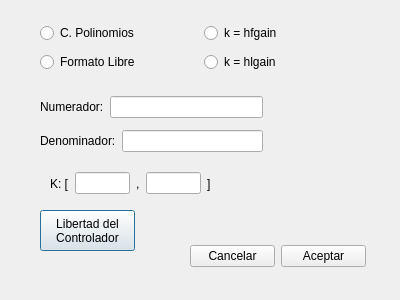
<?xml version="1.0" encoding="UTF-8"?>
<ui version="4.0">
 <class>introducirEContr</class>
 <widget class="QDialog" name="introducirEContr">
  <property name="geometry">
   <rect>
    <x>0</x>
    <y>0</y>
    <width>400</width>
    <height>300</height>
   </rect>
  </property>
  <property name="windowTitle">
   <string>Dialog</string>
  </property>
  <widget class="QStackedWidget" name="imagenes">
   <property name="geometry">
    <rect>
     <x>240</x>
     <y>150</y>
     <width>131</width>
     <height>80</height>
    </rect>
   </property>
   <widget class="QWidget" name="page"/>
   <widget class="QWidget" name="page_2">
    <widget class="QLabel" name="label_poli">
     <property name="geometry">
      <rect>
       <x>0</x>
       <y>0</y>
       <width>131</width>
       <height>81</height>
      </rect>
     </property>
     <property name="text">
      <string/>
     </property>
    </widget>
   </widget>
   <widget class="QWidget" name="page_3">
    <widget class="QLabel" name="label_hf">
     <property name="geometry">
      <rect>
       <x>0</x>
       <y>0</y>
       <width>131</width>
       <height>81</height>
      </rect>
     </property>
     <property name="text">
      <string/>
     </property>
    </widget>
   </widget>
   <widget class="QWidget" name="page_4">
    <widget class="QLabel" name="label_hl">
     <property name="geometry">
      <rect>
       <x>0</x>
       <y>0</y>
       <width>131</width>
       <height>81</height>
      </rect>
     </property>
     <property name="text">
      <string/>
     </property>
    </widget>
   </widget>
  </widget>
  <widget class="QPushButton" name="libertad">
   <property name="geometry">
    <rect>
     <x>40</x>
     <y>210</y>
     <width>95</width>
     <height>41</height>
    </rect>
   </property>
   <property name="text">
    <string>Libertad del
Controlador</string>
   </property>
  </widget>
  <widget class="QWidget" name="layoutWidget2">
   <property name="geometry">
    <rect>
     <x>40</x>
     <y>90</y>
     <width>223</width>
     <height>70</height>
    </rect>
   </property>
   <layout class="QVBoxLayout" name="verticalLayout">
    <item>
     <layout class="QHBoxLayout" name="horizontalLayout_2">
      <item>
       <widget class="QLabel" name="label">
        <property name="text">
         <string>Numerador:</string>
        </property>
       </widget>
      </item>
      <item>
       <widget class="QLineEdit" name="nume"/>
      </item>
     </layout>
    </item>
    <item>
     <layout class="QHBoxLayout" name="horizontalLayout_3">
      <item>
       <widget class="QLabel" name="label_2">
        <property name="text">
         <string>Denominador:</string>
        </property>
       </widget>
      </item>
      <item>
       <widget class="QLineEdit" name="deno"/>
      </item>
     </layout>
    </item>
   </layout>
  </widget>
  <widget class="QWidget" name="layoutWidget1">
   <property name="geometry">
    <rect>
     <x>190</x>
     <y>240</y>
     <width>176</width>
     <height>33</height>
    </rect>
   </property>
   <layout class="QHBoxLayout" name="horizontalLayout_5">
    <item>
     <widget class="QPushButton" name="cancelar">
      <property name="text">
       <string>Cancelar</string>
      </property>
     </widget>
    </item>
    <item>
     <widget class="QPushButton" name="aceptar">
      <property name="text">
       <string>Aceptar</string>
      </property>
     </widget>
    </item>
   </layout>
  </widget>
  <widget class="QWidget" name="layoutWidget3">
   <property name="geometry">
    <rect>
     <x>40</x>
     <y>20</y>
     <width>321</width>
     <height>56</height>
    </rect>
   </property>
   <layout class="QHBoxLayout" name="horizontalLayout">
    <item>
     <layout class="QVBoxLayout" name="verticalLayout_2">
      <item>
       <widget class="QRadioButton" name="c_poli">
        <property name="text">
         <string>C. Polinomios</string>
        </property>
       </widget>
      </item>
      <item>
       <widget class="QRadioButton" name="fl">
        <property name="text">
         <string>Formato Libre</string>
        </property>
       </widget>
      </item>
     </layout>
    </item>
    <item>
     <layout class="QVBoxLayout" name="verticalLayout_3">
      <item>
       <widget class="QRadioButton" name="hf">
        <property name="text">
         <string>k = hfgain</string>
        </property>
       </widget>
      </item>
      <item>
       <widget class="QRadioButton" name="lf">
        <property name="text">
         <string>k = hlgain</string>
        </property>
       </widget>
      </item>
     </layout>
    </item>
   </layout>
  </widget>
  <widget class="QWidget" name="layoutWidget">
   <property name="geometry">
    <rect>
     <x>50</x>
     <y>170</y>
     <width>161</width>
     <height>27</height>
    </rect>
   </property>
   <layout class="QHBoxLayout" name="horizontalLayout_4">
    <item>
     <widget class="QLabel" name="label_3">
      <property name="text">
       <string>K: [</string>
      </property>
     </widget>
    </item>
    <item>
     <widget class="QLineEdit" name="kInicio"/>
    </item>
    <item>
     <widget class="QLabel" name="label_4">
      <property name="text">
       <string>,</string>
      </property>
     </widget>
    </item>
    <item>
     <widget class="QLineEdit" name="kFinal"/>
    </item>
    <item>
     <widget class="QLabel" name="label_5">
      <property name="text">
       <string>]</string>
      </property>
     </widget>
    </item>
   </layout>
  </widget>
 </widget>
 <resources/>
 <connections/>
</ui>
